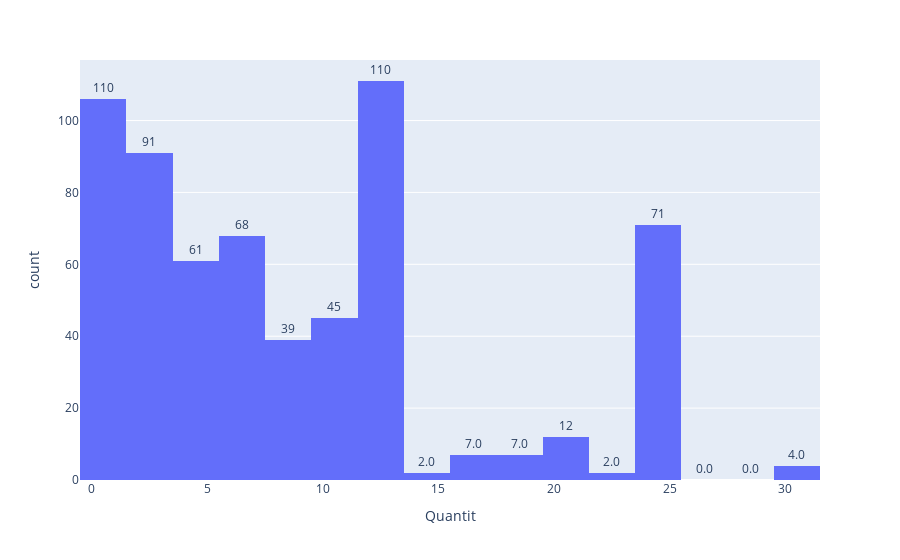

The code cell stored with this chart in its notebook:
### Code cell
fig = px.histogram(data_frame = df_clean ,x = 'Quantit'
            ,text_auto='0.2s')
fig.update_traces(textfont_size = 12 , textposition = 'outside')
fig.show()

### Figure 1 — Plotly figure (JSON) as saved in the notebook; plotly's stock layout.template omitted (floating-point values rounded to 4 significant figures; data arrays with more than 128 entries replaced by an {"elided": "..."} marker saying what was removed)
{"data": [{"alignmentgroup": "True", "bingroup": "x", "hovertemplate": "Quantit=%{x}<br>count=%{y}<extra></extra>", "legendgroup": "", "marker": {"color": "#636efa", "pattern": {"shape": ""}}, "name": "", "offsetgroup": "", "orientation": "v", "showlegend": false, "textfont": {"size": 12}, "textposition": "outside", "texttemplate": "%{value:0.2s}", "type": "histogram", "x": {"elided": "626 int values"}, "xaxis": "x", "yaxis": "y"}], "layout": {"barmode": "relative", "legend": {"tracegroupgap": 0}, "margin": {"t": 60}, "xaxis": {"anchor": "y", "domain": [0, 1], "title": {"text": "Quantit"}}, "yaxis": {"anchor": "x", "domain": [0, 1], "title": {"text": "count"}}}}
